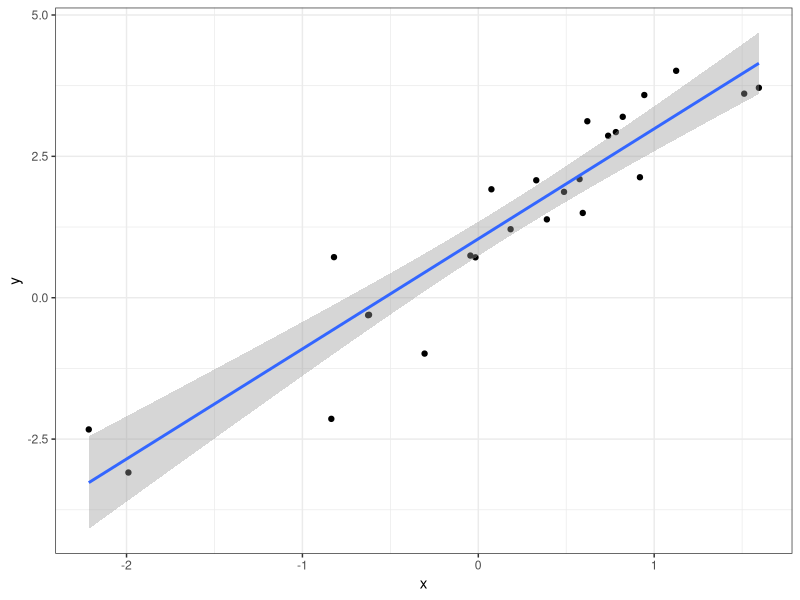
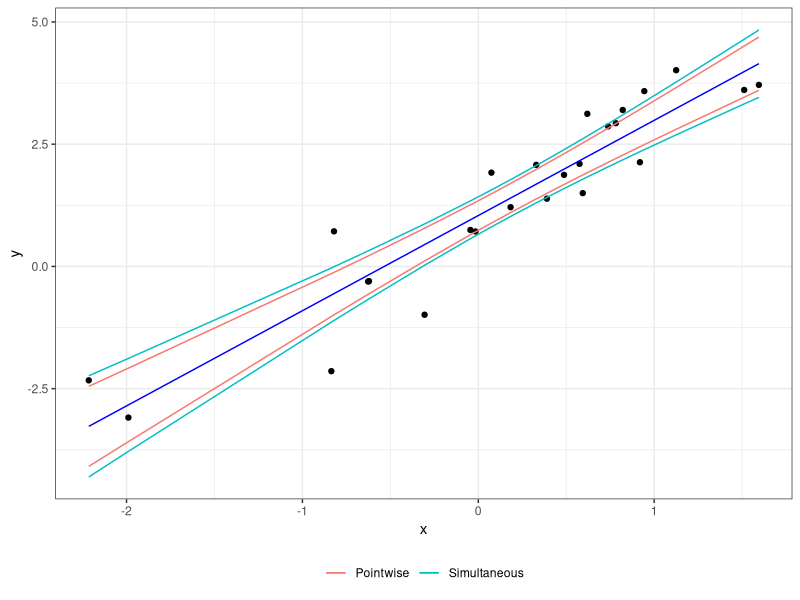

Here is the R script that generated these plots, in order:
## ---- chunk 1
# an example using ggplot2
library(tidyverse)
set.seed(1)
n <- 25
x <- rnorm(n)
y <- 1 + 2*x + rnorm(n)
tibble(x, y) |>
  ggplot(aes(x = x, y = y)) +
  geom_point() +
  geom_smooth(method = "lm", se = TRUE) + 
  theme_bw()
## ---- chunk 2
library(tidyverse)
set.seed(1)
n <- 25
p <- 2
x <- rnorm(n)
y <- 1 + 2*x + rnorm(n)
data <- tibble(x, y)
alpha <- 0.05
lm_fit <- lm(y ~ x, data = data)
predictions <- predict(lm_fit, se.fit = TRUE)
t_quantile <- qt(1 - alpha / 2, df = n - p)
f_quantile <- qf(1 - alpha, df1 = p, df2 = n - p)
data |>
  mutate(
    fit = predictions$fit,
    se = predictions$se.fit,
    ptwise_width = t_quantile * se,
    simultaneous_width = sqrt(p * f_quantile) * se
  ) |>
  ggplot(aes(x = x)) +
  geom_point(aes(y = y)) +
  geom_line(aes(y = fit), color = "blue") +
  geom_line(aes(y = fit + ptwise_width, color = "Pointwise")) +
  geom_line(aes(y = fit - ptwise_width, color = "Pointwise")) +
  geom_line(aes(y = fit + simultaneous_width, color = "Simultaneous")) +
  geom_line(aes(y = fit - simultaneous_width, color = "Simultaneous")) +
  theme_bw() +
  theme(legend.title = element_blank(), legend.position = "bottom")
